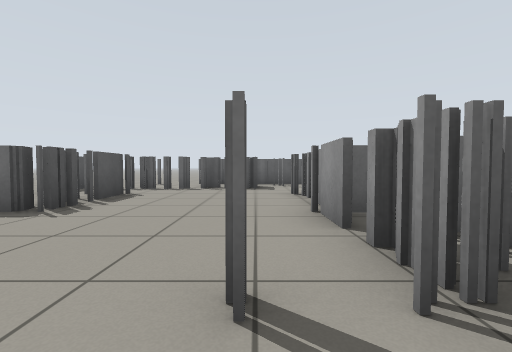
[1] (above)

23 first-person views from a walk through a robot-simulator world made for Gazebo. The camera is 0.68 m above the floor, tilts 2° down and sees 90° across. The floor is counted in squares, 1 m on a side. Each view is taken from the middle of a square. On the plan, view 1 faces up. The plan holds only what a view shows up to about 9 squares ahead; the rest is blank. The place goes on beyond the plan.

[2]
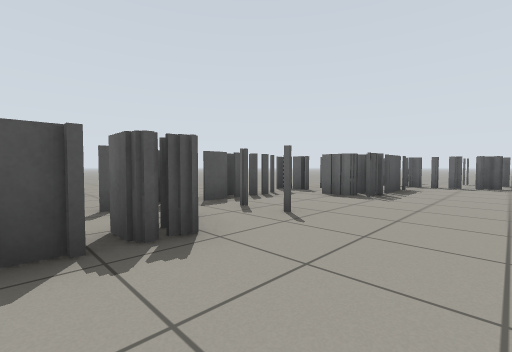

[3]
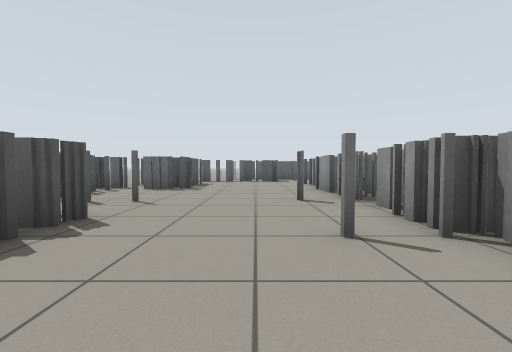

[4]
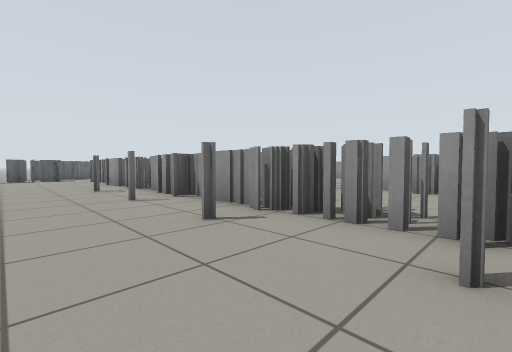

[5]
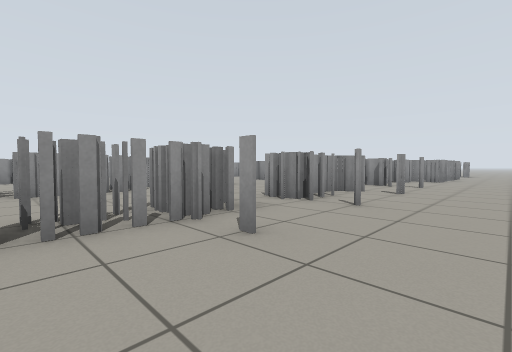

[6]
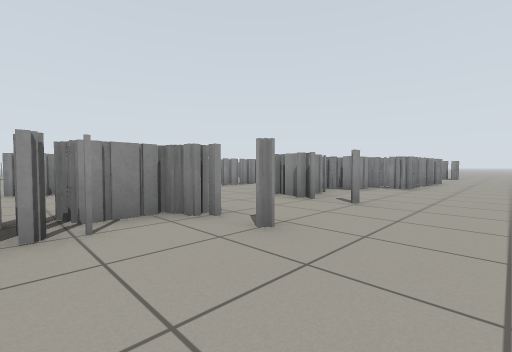

[7]
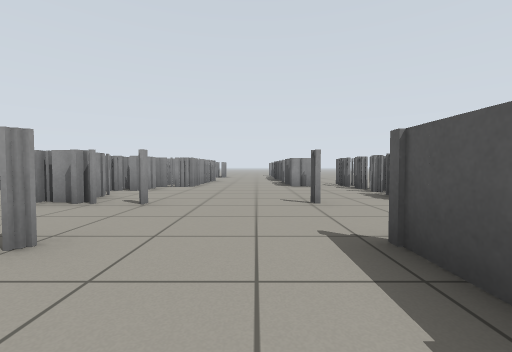

[8]
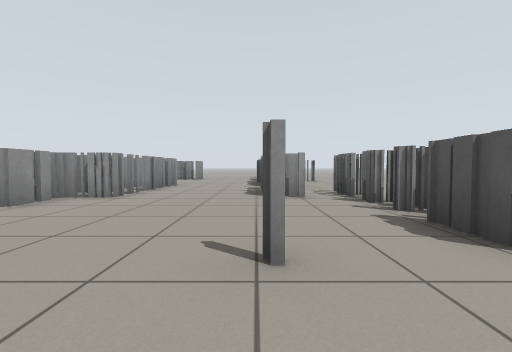

[9]
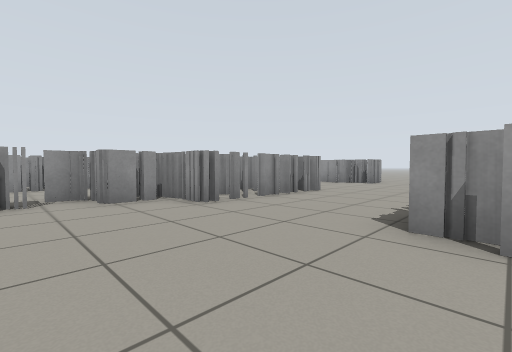

[10]
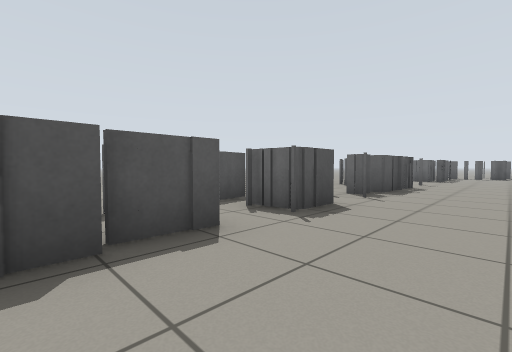

[11]
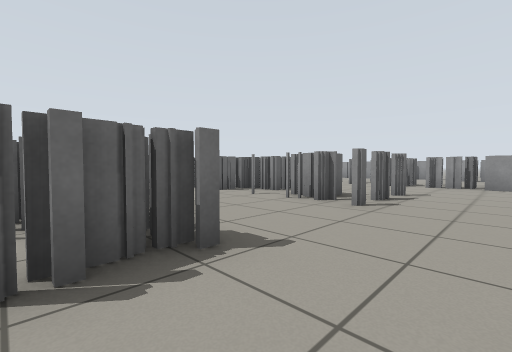

[12]
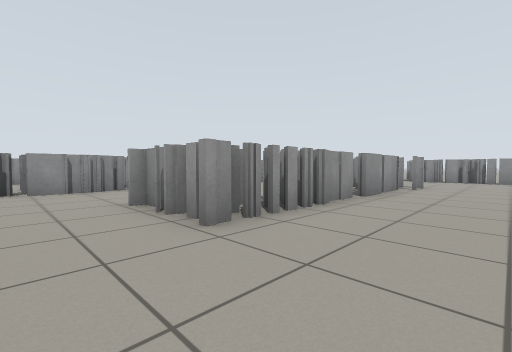

[13]
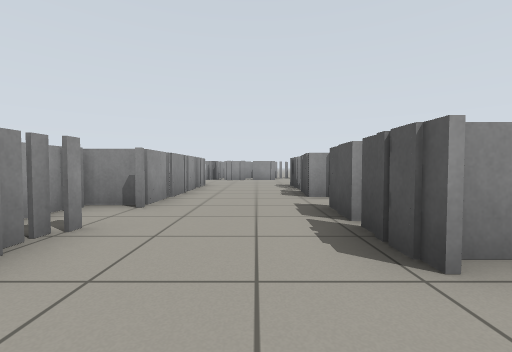

[14]
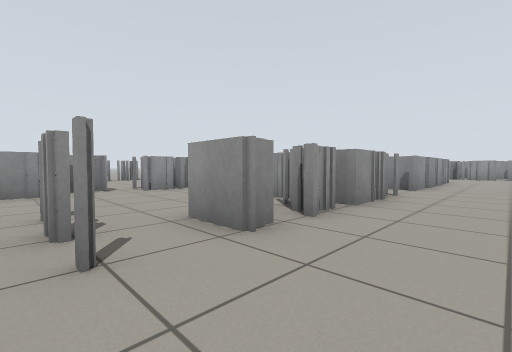

[15]
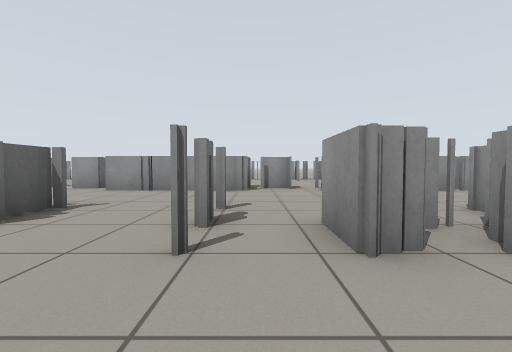

[16]
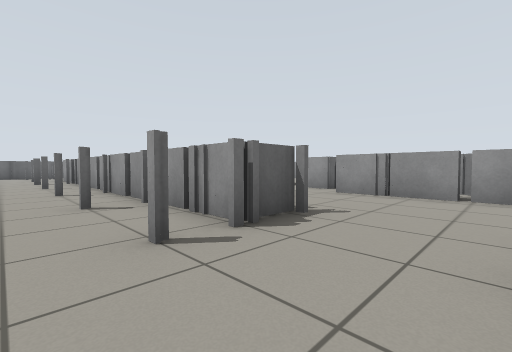

[17]
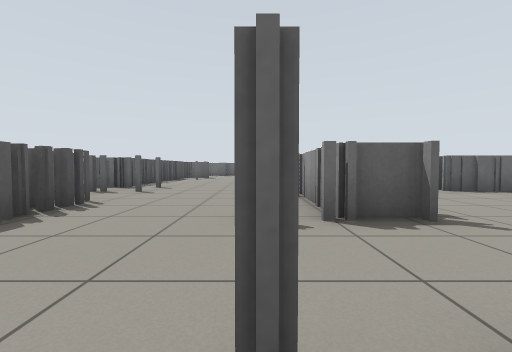

[18]
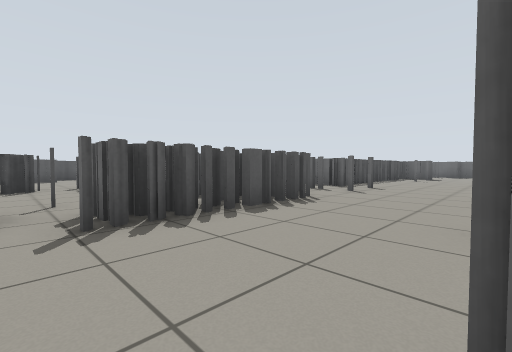

[19]
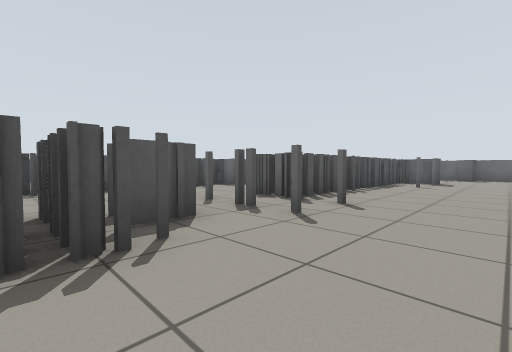

[20]
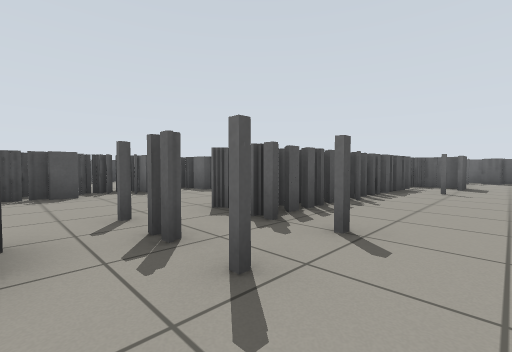

[21]
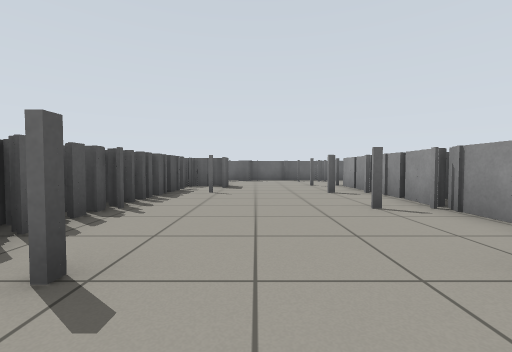

[22]
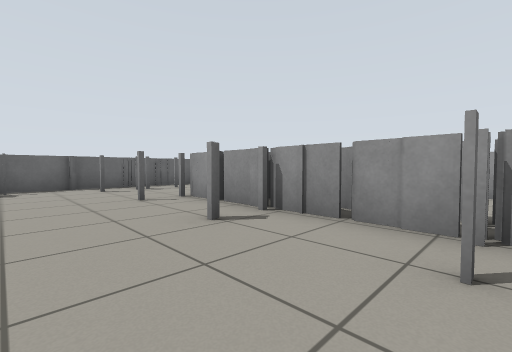

[23]
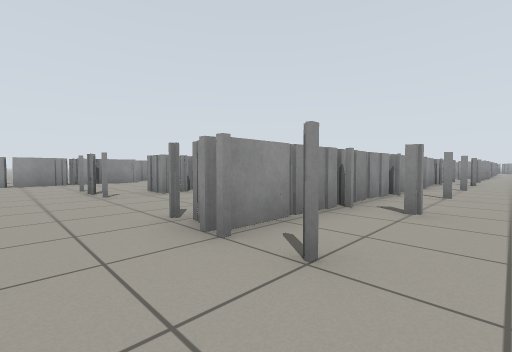

### Floor plan
Key: @ floor where view 1 was taken; x gap in a wall; . floor; = window, fence, low wall or low ledge.
Columns run from 6 left of view 1 to 22 right of it. Each row starts with its distance up from view 1.
  9    ...==       ..===
  8  ===xx=.       .............=
  7  =......      ..............=
  6  ===...=    ===..===...==..
  5 ..==...=     =....==...=..
  4 ====...==   =.=..==   .=
  3 ==.....==   =.....==
  2 ==.....==   =.....=
  1  ===..===   ==...===...=
  0 = =...@==.. =.....=
 -1 ====...==...===..==
 -2  .==..===.........=    =
 -3  .=....==...===...=   .==
 -4   ==..===...==...==  ...x
 -5   .....==...===...= ...==
 -6  ==....==...===...==...=
 -7  ===..===...===..===...=
 -8   ==...==  .===........==
 -9  ===...==...===..=x=...=
-10    =..===...=..........==
-11    =...==...==...==....x
-12    =..===...===..== ..==
-13   ...............==....=
-14   ...............= =..
-15  =.=..===...===..=   ..=
-16  =......=...===..==   .=
-17 ==......=...===..==
-18 ==......=...= ...==
-19 .===..===...===..=
-20 .= =..===...= =..=
-21    =..===...= =..=
-22    =..===..====..=

Positions as (right, up) in squares from view 1, and headings:
1: (0, 0), facing up
2: (-1, -2), facing up-left
3: (-1, -4), facing up
4: (-2, -7), facing up-right
5: (-2, -5), facing down-right
6: (-2, -10), facing down-right
7: (-2, -10), facing down
8: (-3, -13), facing down
9: (-4, -16), facing down-right
10: (-1, -10), facing up-left
11: (1, -14), facing up-right
12: (3, -13), facing down-right
13: (9, -13), facing down
14: (9, -9), facing down-right
15: (9, -10), facing right
16: (10, -9), facing up-right
17: (11, -10), facing up
18: (11, -10), facing up-left
19: (10, -6), facing up-left
20: (9, -4), facing up-left
21: (9, -3), facing up
22: (9, 1), facing up-right
23: (10, 8), facing down-right
